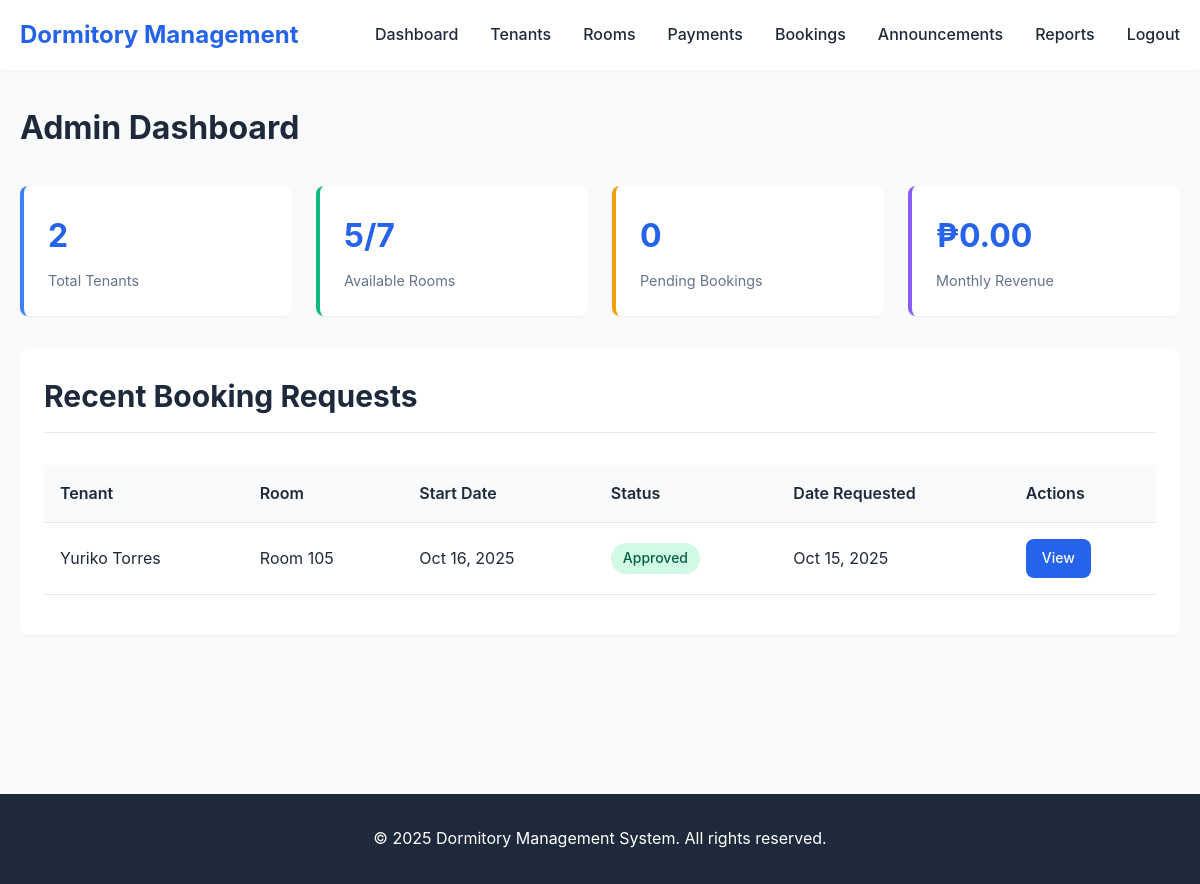
Page /admin/dashboard.php (signed in) on the committed database.
### tables this page shows
CREATE TABLE `bookings` (
  `id` int(11) NOT NULL,
  `room_id` int(11) NOT NULL,
  `tenant_id` int(11) NOT NULL,
  `start_date` date NOT NULL,
  `end_date` date DEFAULT NULL,
  `status` enum('pending','approved','rejected','cancelled') DEFAULT 'pending',
  `notes` text DEFAULT NULL,
  `created_at` timestamp NOT NULL DEFAULT current_timestamp(),
  `updated_at` timestamp NOT NULL DEFAULT current_timestamp() ON UPDATE current_timestamp()
);

CREATE TABLE `users` (
  `id` int(11) NOT NULL,
  `email` varchar(255) NOT NULL,
  `password` varchar(255) NOT NULL,
  `first_name` varchar(100) NOT NULL,
  `last_name` varchar(100) NOT NULL,
  `phone` varchar(20) DEFAULT NULL,
  `address` text DEFAULT NULL,
  `profile_picture` varchar(255) DEFAULT NULL,
  `role` enum('admin','tenant') DEFAULT 'tenant',
  `is_active` tinyint(1) DEFAULT 1,
  `email_verified` tinyint(1) DEFAULT 0,
  `remember_token` varchar(255) DEFAULT NULL,
  `two_factor_enabled` tinyint(1) DEFAULT 0,
  `created_at` timestamp NOT NULL DEFAULT current_timestamp(),
  `last_login` timestamp NULL DEFAULT NULL
);

CREATE TABLE `rooms` (
  `id` int(11) NOT NULL,
  `room_number` varchar(20) NOT NULL,
  `floor_number` int(11) DEFAULT NULL,
  `room_type` varchar(50) NOT NULL,
  `category` varchar(50) DEFAULT NULL,
  `capacity` int(11) NOT NULL,
  `price` decimal(10,2) NOT NULL,
  `status` enum('available','occupied','maintenance') DEFAULT 'available',
  `description` text DEFAULT NULL,
  `has_wifi` tinyint(1) DEFAULT 1,
  `has_ac` tinyint(1) DEFAULT 1,
  `has_bathroom` tinyint(1) DEFAULT 1,
  `photo` varchar(255) DEFAULT NULL,
  `created_at` timestamp NOT NULL DEFAULT current_timestamp(),
  `updated_at` timestamp NOT NULL DEFAULT current_timestamp() ON UPDATE current_timestamp()
);

### includes/functions.php (called while the page is built, shortened)
<?php
function format_date($date) {
    return date('M d, Y', strtotime($date));
}
function format_currency($amount) {
    return '₱' . number_format($amount, 2);
}
?>

### admin/dashboard.php (the view, shortened to what this page needs)
<?php
require_once '../config/database.php';
require_once '../includes/functions.php';
require_once '../includes/header.php';
$stats = [];
$result = $conn->query("SELECT COUNT(*) as count FROM users WHERE role = 'tenant'");
$stats['total_tenants'] = $result->fetch_assoc()['count'];
$result = $conn->query("SELECT COUNT(*) as count FROM rooms");
$stats['total_rooms'] = $result->fetch_assoc()['count'];
$result = $conn->query("SELECT COUNT(*) as count FROM rooms WHERE status = 'available'");
$stats['available_rooms'] = $result->fetch_assoc()['count'];
$result = $conn->query("SELECT COUNT(*) as count FROM bookings WHERE status = 'pending'");
$stats['pending_bookings'] = $result->fetch_assoc()['count'];
$result = $conn->query("SELECT SUM(amount) as total FROM payments WHERE MONTH(payment_date) = MONTH(CURRENT_DATE()) AND YEAR(payment_date) = YEAR(CURRENT_DATE())");
$stats['monthly_revenue'] = $result->fetch_assoc()['total'] ?? 0;
$recent_bookings = $conn->query("
    SELECT b.*, r.room_number, u.first_name, u.last_name
    FROM bookings b
    JOIN rooms r ON b.room_id = r.id
    JOIN users u ON b.tenant_id = u.id
    ORDER BY b.created_at DESC
    LIMIT 5
");
?>
<div class="container">
    <h1 class="mb-4">Admin Dashboard</h1>
    <div class="grid grid-4 mb-4">
        <div class="stat-card" style="border-left-color: #3b82f6;">
            <h3><?php echo $stats['total_tenants']; ?></h3>
            <p>Total Tenants</p>
        </div>
        <div class="stat-card" style="border-left-color: #10b981;">
            <h3><?php echo $stats['available_rooms']; ?>/<?php echo $stats['total_rooms']; ?></h3>
            <p>Available Rooms</p>
        </div>
        <div class="stat-card" style="border-left-color: #f59e0b;">
            <h3><?php echo $stats['pending_bookings']; ?></h3>
            <p>Pending Bookings</p>
        </div>
        <div class="stat-card" style="border-left-color: #8b5cf6;">
            <h3><?php echo format_currency($stats['monthly_revenue']); ?></h3>
            <p>Monthly Revenue</p>
        </div>
    </div>
    <div class="card">
        <div class="card-header">
            <h2>Recent Booking Requests</h2>
        </div>
        <div class="card-body">
            <?php if ($recent_bookings && $recent_bookings->num_rows > 0): ?>
                <div class="table-responsive">
                    <table class="table">
                        <thead>
                            <tr>
                                <th>Tenant</th>
                                <th>Room</th>
                                <th>Start Date</th>
                                <th>Status</th>
                                <th>Date Requested</th>
                                <th>Actions</th>
                            </tr>
                        </thead>
                        <tbody>
                            <?php while ($booking = $recent_bookings->fetch_assoc()): ?>
                                <tr>
                                    <td><?php echo htmlspecialchars($booking['first_name'] . ' ' . $booking['last_name']); ?></td>
                                    <td>Room <?php echo htmlspecialchars($booking['room_number']); ?></td>
                                    <td><?php echo format_date($booking['start_date']); ?></td>
                                    <td>
                                        <span class="badge badge-<?php
                                            echo $booking['status'] === 'approved' ? 'success' :
                                                ($booking['status'] === 'pending' ? 'warning' : 'danger');
                                        ?>">
                                            <?php echo ucfirst($booking['status']); ?>
                                        </span>
                                    </td>
                                    <td><?php echo format_date($booking['created_at']); ?></td>
                                    <td>
                                        <a href="bookings.php?id=<?php echo $booking['id']; ?>" class="btn btn-primary" style="padding: 0.5rem 1rem; font-size: 0.875rem;">View</a>
                                    </td>
                                </tr>
                            <?php endwhile; ?>
                        </tbody>
                    </table>
                </div>
            <?php else: ?>
                <p>No recent bookings.</p>
            <?php endif; ?>
        </div>
    </div>
</div>
<?php require_once '../includes/footer.php'; ?>

### assets/css/style.css (style rules this page uses)
* { margin: 0; padding: 0; box-sizing: border-box; }
:root { --primary-color: #2563eb; --primary-dark: #1e40af; --secondary-color: #64748b; --success-color: #10b981; --danger-color: #ef4444; --warning-color: #f59e0b; --info-color: #3b82f6; --light-bg: #f8fafc; --white: #ffffff; --text-dark: #1e293b; --text-light: #64748b; --border-color: #e2e8f0; --shadow-sm: 0 1px 2px 0 rgba(0, 0, 0, 0.05); --shadow-md: 0 4px 6px -1px rgba(0, 0, 0, 0.1); --shadow-lg: 0 10px 15px -3px rgba(0, 0, 0, 0.1); --border-radius: 8px; --transition: all 0.3s ease; }
body { font-family: -apple-system, BlinkMacSystemFont, 'Segoe UI', Roboto, 'Helvetica Neue', Arial, sans-serif; font-size: 16px; line-height: 1.6; color: var(--text-dark); background-color: var(--light-bg); }
.container { max-width: 1200px; margin: 0 auto; padding: 0 20px; }
.btn { display: inline-block; padding: 0.75rem 1.5rem; font-size: 1rem; font-weight: 500; text-align: center; text-decoration: none; border: none; border-radius: var(--border-radius); cursor: pointer; transition: var(--transition); }
.btn-primary { background-color: var(--primary-color); color: var(--white); }
.card { background-color: var(--white); border-radius: var(--border-radius); box-shadow: var(--shadow-sm); padding: 1.5rem; margin-bottom: 1.5rem; }
.card-header { font-size: 1.25rem; font-weight: 600; margin-bottom: 1rem; padding-bottom: 0.75rem; border-bottom: 1px solid var(--border-color); }
.card-body { padding: 1rem 0; }
.table-responsive { overflow-x: auto; }
.table { width: 100%; border-collapse: collapse; background-color: var(--white); }
.table thead { background-color: var(--light-bg); }
.table th, .table td { padding: 1rem; text-align: left; border-bottom: 1px solid var(--border-color); }
.table th { font-weight: 600; color: var(--text-dark); }
.grid { display: grid; gap: 1.5rem; }
.grid-4 { grid-template-columns: repeat(auto-fit, minmax(200px, 1fr)); }
.stat-card { background-color: var(--white); border-radius: var(--border-radius); padding: 1.5rem; box-shadow: var(--shadow-sm); border-left: 4px solid var(--primary-color); }
.stat-card h3 { font-size: 2rem; font-weight: bold; color: var(--primary-color); margin-bottom: 0.5rem; }
.stat-card p { color: var(--text-light); font-size: 0.9rem; }
.badge { display: inline-block; padding: 0.25rem 0.75rem; font-size: 0.875rem; font-weight: 500; border-radius: 9999px; }
.badge-success { background-color: #d1fae5; color: #065f46; }
.mb-4 { margin-bottom: 2rem; }

### rows in the picture
bookings: tenant.last_name "Yuriko Torres", room.room_number "105", start_date "Oct 16, 2025", status "Approved", created_at "Oct 15, 2025"

### other values in the picture
$stats['total_tenants'] "2"
$stats['available_rooms'] "5"
$stats['total_rooms'] "7"
$stats['pending_bookings'] "0"
format_currency($stats['monthly_revenue']) "₱0.00"
